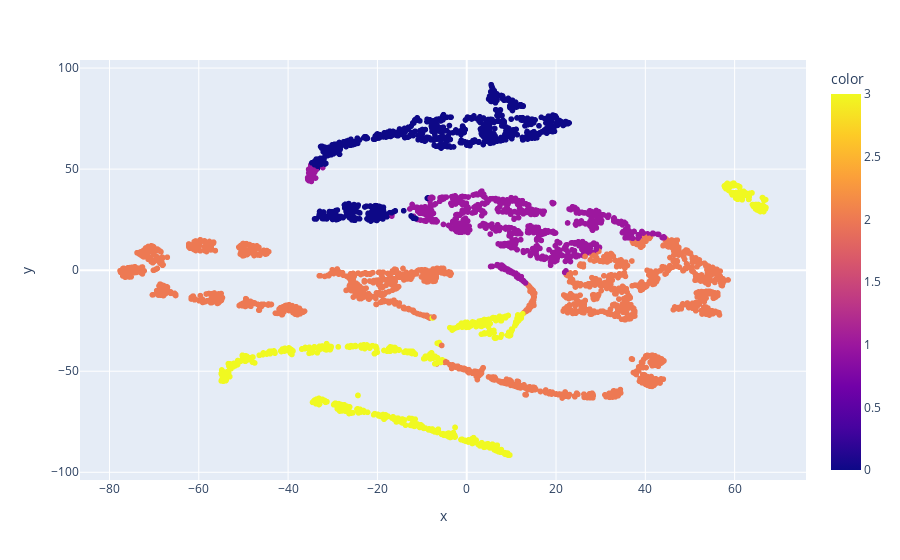

The code cell stored with this chart in its notebook:
### Markdown cell above
**Respuesta:**

### Code cell
# se visualiza la data agrupada por cluster
fig = px.scatter(df_tsne, x='x', y='y', color=df_features['cluster'])
fig.show()

### Figure 1 — Plotly figure (JSON) as saved in the notebook; plotly's stock layout.template omitted (floating-point values rounded to 4 significant figures; data arrays with more than 128 entries replaced by an {"elided": "..."} marker saying what was removed)
{"data": [{"hovertemplate": "x=%{x}<br>y=%{y}<br>color=%{marker.color}<extra></extra>", "legendgroup": "", "marker": {"color": {"elided": "4314 int values"}, "coloraxis": "coloraxis", "symbol": "circle"}, "mode": "markers", "name": "", "showlegend": false, "type": "scattergl", "x": {"elided": "4314 float values"}, "xaxis": "x", "y": {"elided": "4314 float values"}, "yaxis": "y"}], "layout": {"coloraxis": {"colorbar": {"title": {"text": "color"}}, "colorscale": [[0, "#0d0887"], [0.1111, "#46039f"], [0.2222, "#7201a8"], [0.3333, "#9c179e"], [0.4444, "#bd3786"], [0.5556, "#d8576b"], [0.6667, "#ed7953"], [0.7778, "#fb9f3a"], [0.8889, "#fdca26"], [1, "#f0f921"]]}, "legend": {"tracegroupgap": 0}, "margin": {"t": 60}, "xaxis": {"anchor": "y", "domain": [0, 1], "title": {"text": "x"}}, "yaxis": {"anchor": "x", "domain": [0, 1], "title": {"text": "y"}}}}
